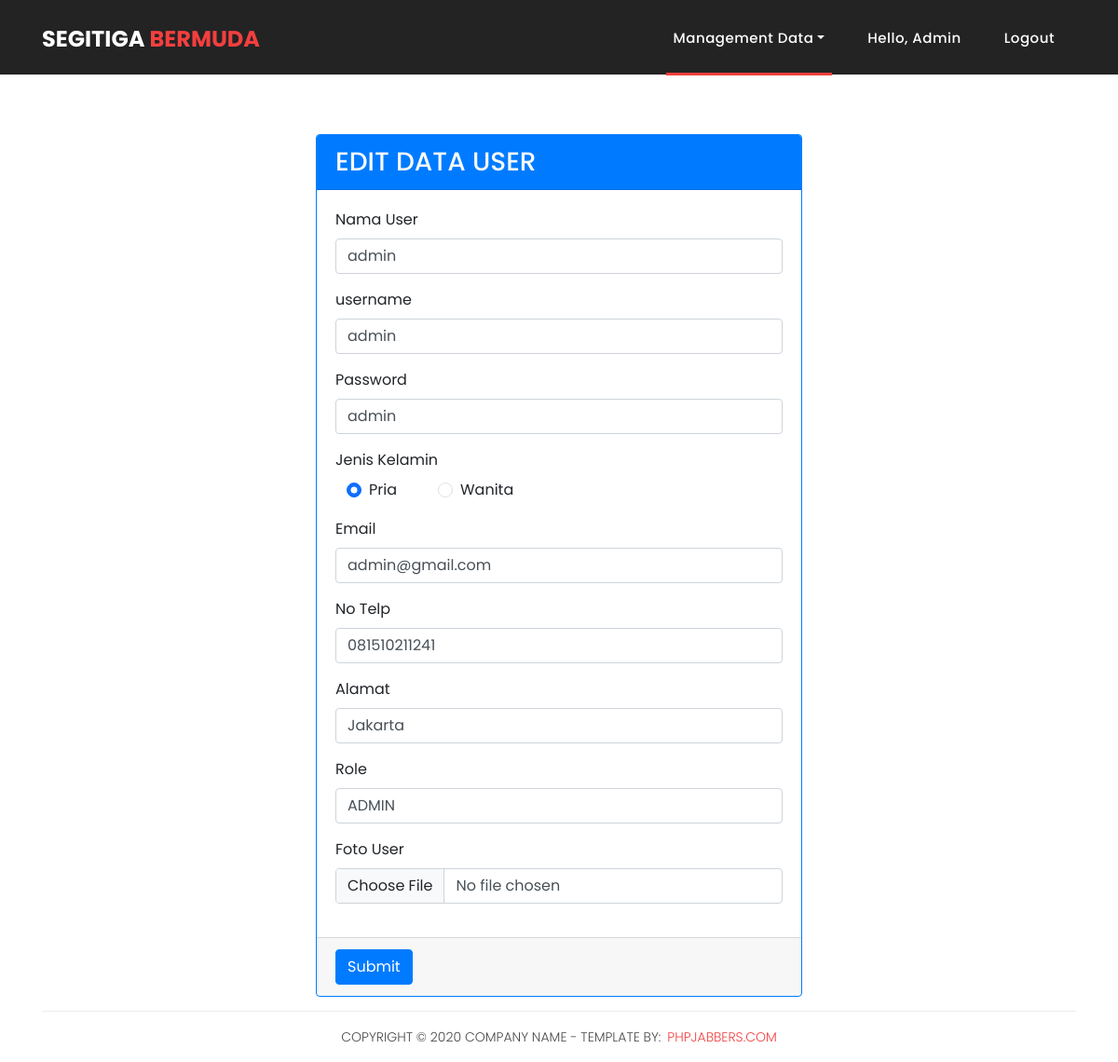
/edit_user.php?id=1 (signed in), run on the app's committed database.
### tables this page shows
CREATE TABLE `user` (
  `id_user` int(11) NOT NULL,
  `nama_user` varchar(32) NOT NULL,
  `username` varchar(32) NOT NULL,
  `password` varchar(32) NOT NULL,
  `jenis_kelamin` enum('Pria','Wanita','','') NOT NULL,
  `email_user` varchar(32) NOT NULL,
  `no_telp` varchar(15) NOT NULL,
  `alamat` text NOT NULL,
  `role` enum('ADMIN','USER','','') NOT NULL DEFAULT 'USER',
  `foto_user` varchar(32) NOT NULL
);

### edit_user.php (the view, shortened to what this page needs)
<!DOCTYPE html>
<html lang="en">
<head>
    <link href="https://cdn.jsdelivr.net/npm/bootstrap@5.3.2/dist/css/bootstrap.min.css" rel="stylesheet">
    <link href="vendor/bootstrap/css/bootstrap.min.css" rel="stylesheet">
    <link rel="stylesheet" href="assets/css/fontawesome.css">
    <link rel="stylesheet" href="assets/css/style.css">
    <link rel="stylesheet" href="assets/css/owl.css">
</head>
<?php
include "connection.php";
$id = $_GET["id"];
$users = mysqli_query($connection, "SELECT * FROM user WHERE id_user = '$id' ");
foreach ($users as $user) {
    $nama_user = $user['nama_user'];
    $username_user = $user['username'];
    $password_user = $user['password'];
    $jenis_kelamin = $user['jenis_kelamin'];
    $email_user = $user['email_user'];
    $no_telp = $user['no_telp'];
    $alamat = $user['alamat'];
    $role = $user['role'];
}
if (!isset($_SESSION['email_user'])) {
    header("Location: login.php");
    exit();
} else {
    $userGreeting = '<li class="nav-item"><a class="nav-link" href="#">Hello, ' . $_SESSION['nama_user'] . '</a></li>';
    $logoutButton = '<li class="nav-item"><a class="nav-link" href="backend/logout.php">Logout</a></li>';
}
?>
<body>
    <header class="">
        <nav class="navbar navbar-expand-lg">
            <div class="container">
                <a class="navbar-brand" href="index.php">
                <h2>Segitiga <em>Bermuda</em></h2>
                </a>
                <div class="collapse navbar-collapse" id="navbarResponsive">
                    <ul class="navbar-nav ml-auto">
                        <li class="nav-item dropdown active">
                            <a class="nav-link dropdown-toggle" data-toggle="dropdown" href="#" role="button" aria-haspopup="true" aria-expanded="false">Management Data</a>
                        </li>
                        <?php echo $userGreeting; ?>
                        <?php echo $logoutButton; ?>
                    </ul>
                </div>
            </div>
        </nav>
    </header>
    <div class="container-fluid">
        <div class="row px-xl-5 justify-content-center">
            <div style="margin-top: 9rem;" class="col-md-6">
                <div class="card card-primary border-primary">
                    <div class="card-header bg-primary">
                        <h3 class="card-title mb-0 text-light">EDIT DATA USER</h3>
                    </div>
                    <form action="backend/proses_edit_user.php?id=<?php echo $id; ?>" method="post" enctype="multipart/form-data">
                        <div class="card-body">
                            <div class="form-group">
                                <label>Nama User</label>
                                <input type="text" class="form-control" name="nama_user" value="<?php echo $nama_user; ?>">
                            </div>
                            <div class="form-group">
                                <label>username</label>
                                <input type="text" class="form-control" name="username" value="<?php echo $username_user; ?>">
                            </div>
                            <div class=" form-group">
                                <label>Password</label>
                                <input type="text" class="form-control" name="password" value="<?php echo $password_user; ?>">
                            </div>
                            <div class="form-group">
                                <label>Jenis Kelamin</label>
                                <div class="d-flex">
                                    <div class="form-check ms-3">
                                        <?php
                                        if ($jenis_kelamin == 'Pria') {
                                            echo '<input class="form-check-input" type="radio"
                                            name="jenis_kelamin" value="Pria" checked>';
                                        } else {
                                            echo '<input class="form-check-input" type="radio"
                                            name="jenis_kelamin" value="Pria">';
                                        } ?>
                                        <label class="form-check-label">
                                            Pria
                                        </label>
                                    </div>
                                    <div class="form-check ms-5">
                                        <?php
                                        if ($jenis_kelamin == 'Wanita') {
                                            echo '<input class="form-check-input" type="radio"
                                            name="jenis_kelamin" value="Wanita" checked>';
                                        } else {
                                            echo '<input class="form-check-input" type="radio"
                                            name="jenis_kelamin" value="Wanita" ';
                                        } ?>
                                        <label class="form-check-label">
                                            Wanita
                                    </div>
                                </div>
                            </div>
                            <div class="form-group">
                                <label>Email</label>
                                <input type="text" class="form-control" name="email_user" value="<?php echo $email_user; ?>">
                            </div>
                            <div class="form-group">
                                <label>No Telp</label>
                                <input type="number" class="form-control" name="no_telp" value="<?php echo $no_telp; ?>">
                            </div>
                            <div class="form-group">
                                <label>Alamat</label>
                                <input type="text" class="form-control" name="alamat" value="<?php echo $alamat; ?>">
                            </div>
                            <div class=" form-group">
                                <label>Role</label>
                                <select class="form-control" name="role">
                                    <option value="ADMIN" <?php if ($role == "ADMIN") {
                                                                echo "selected";
                                                            } ?>>ADMIN</option>
                                </select>
                            </div>
                            <div class="form-group">
                                <label>Foto User</label>
                                <input class="form-control" type="file" name="foto_user">
                            </div>
                        </div>
                        <div class="card-footer">
                            <button type="submit" class="btn btn-primary rounded">Submit</button>
                        </div>
                    </form>
                </div>
            </div>
        </div>
    </div>
    <footer>
        <div class="container">
            <div class="row">
                <div class="col-md-12">
                    <div class="inner-content">
                        <p>Copyright © 2020 Company Name - Template by: <a href="https://www.phpjabbers.com/">PHPJabbers.com</a></p>
                    </div>
                </div>
            </div>
        </div>
    </footer>
</body>
</html>

### assets/css/style.css (style rules this page uses)
body { font-family: 'Poppins', sans-serif; overflow-x: hidden; text-rendering: optimizeLegibility; -webkit-font-smoothing: antialiased; -moz-osx-font-smoothing: grayscale; }
p { margin-bottom: 0px; font-size: 14px; font-weight: 300; color: #4a4a4a; line-height: 24px; }
a { text-decoration: none !important; }
ul { padding: 0; margin: 0; list-style: none; }
h1, h2, h3, h4, h5, h6 { margin: 0px; }
header { position: absolute; z-index: 99999; width: 100%; height: 80px; background-color: #232323; -webkit-transition: all 0.3s ease-in-out 0s; -moz-transition: all 0.3s ease-in-out 0s; -o-transition: all 0.3s ease-in-out 0s; transition: all 0.3s ease-in-out 0s; }
header .navbar { padding: 17px 0px; }
.navbar .navbar-brand { float: left; margin-top: -12px; outline: none; }
.navbar .navbar-brand h2 { color: #fff; text-transform: uppercase; font-size: 24px; font-weight: 700; -webkit-transition: all .3s ease 0s; -moz-transition: all .3s ease 0s; -o-transition: all .3s ease 0s; transition: all .3s ease 0s; }
.navbar .navbar-brand h2 em { font-style: normal; color: #f33f3f; }
#navbarResponsive { z-index: 999; }
.navbar-collapse { text-align: center; }
.navbar .navbar-nav .nav-item { margin: 0px 15px; }
.navbar .navbar-nav a.nav-link { text-transform: capitalize; font-size: 15px; font-weight: 500; letter-spacing: 0.5px; color: #fff; transition: all 0.5s; margin-top: 5px; }
.navbar .navbar-nav .nav-link:hover, .navbar .navbar-nav .active>.nav-link, .navbar .navbar-nav .nav-link.active, .navbar .navbar-nav .nav-link.show, .navbar .navbar-nav .show>.nav-link { color: #fff; padding-bottom: 25px; border-bottom: 3px solid #f33f3f; }
footer { text-align: center; }
footer .inner-content { border-top: 1px solid #eee; margin-top: 15px; padding: 15px 0px; }
footer .inner-content p { text-transform: uppercase; }
footer .inner-content p a { color: #f33f3f; margin-left: 3px; }

### data on the page
user: nama_user "admin", username "admin", password "admin", email_user "admin@gmail.com", no_telp "081510211241", alamat "Jakarta", role "ADMIN"

### other printed values
$_SESSION['nama_user'] "Admin"
